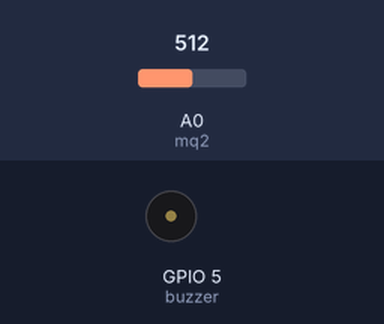
Simulated run of this sketch. Board: ESP8266 (NodeMCU). On the bench: buzzer (waves = sounding). Inputs (shaded band) come from the test bench; at power-on: A0 (mq2) = 512. WiFi joins after 1.5 s; servers stay silent unless stated.

Above: at 3.0 s.
3.1 s: A0 (mq2) set to 785
5.0 s: A0 (mq2) set to 816
At 6.6 s:
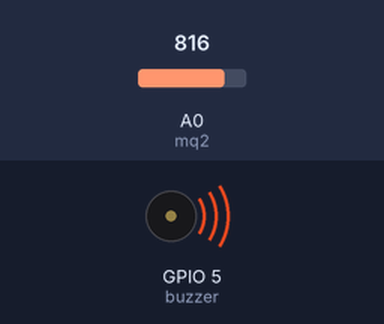
7.3 s: A0 (mq2) set to 790
At 8.1 s:
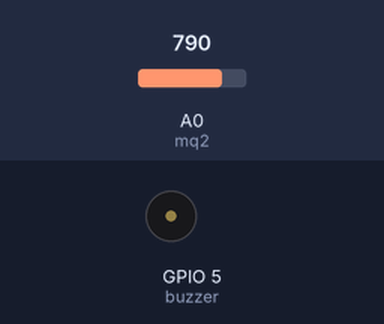
9.3 s: A0 (mq2) set to 810
At 10.9 s:
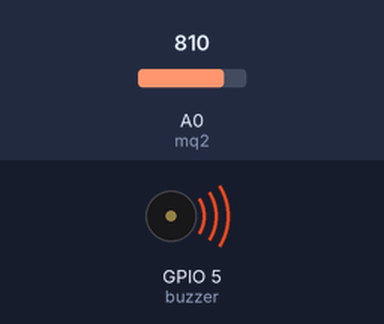
Timing chart, 0 to 12.3 s (numbered marks = the images above; inputs shaded):
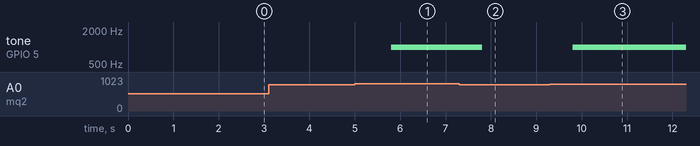

Measured:
- the behaviour switches between 800 and 801 on A0 (mq2) (found by bisection; images 0 and 1)
- after the input at 3.1 s, every drawn part: stays the same
- after the input at 5.0 s, tone on GPIO 5 (buzzer): silent → 1000 Hz after 0.80 s
- after the input at 7.3 s, tone on GPIO 5 (buzzer): 1000 Hz → silent after 0.50 s
- after the input at 9.3 s, tone on GPIO 5 (buzzer): silent → 1000 Hz after 0.50 s

The sketch:

Gas_Detector.ino
```cpp
#include <ESP8266WiFi.h>
#include <BlynkSimpleEsp8266.h>
BlynkTimer timer;
#define BLYNK_PRINT Serial    // Comment this out to disable prints and save space

char auth[] = "dzBCqV9cKD1eibZoB-KSfNnXVR4qTZXu"; //Enter Authentication code sent by Blynk on your regested email
char ssid[] = "GRYFFINDOR"; // Enter WIFI Name Here
char pass[] = "Al0homor4"; // Enter WIFI Password Here

int mq2 = A0; // smoke sensor is connected with the analog pin A0
int data = 0;

const int buzzer = 5;

void setup() {
  // put your setup code here, to run once:
  Serial.begin(115200);
  Blynk.begin(auth, ssid, pass);
  timer.setInterval(1000L, getSendData);
}

void loop() {
  // put your main code here, to run repeatedly:
  timer.run(); // Initiates SimpleTimer
  Blynk.run();
}

void getSendData() {
  data = analogRead(mq2);
  Blynk.virtualWrite(V2, data);

  if (data > 800 )
  {
    Blynk.notify("Smoke Detected!");
    tone(buzzer, 1000);
  } else {
    noTone(buzzer);
  }
}
```
